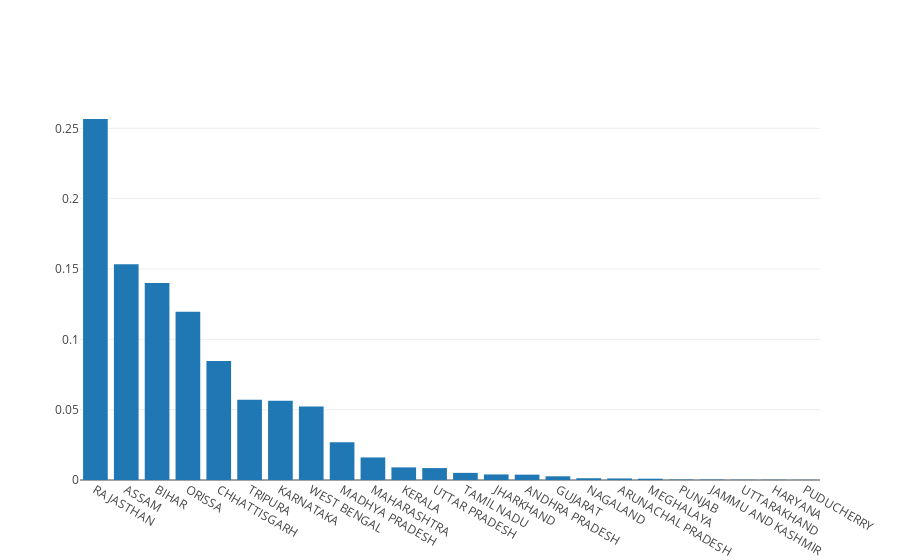

Notebook source saved alongside this figure:
### Code cell
iplot([Bar(x=all_states.keys(), y=all_states)])

### Figure 1 — Plotly figure (JSON) as saved in the notebook; plotly's stock layout.template omitted (floating-point values rounded to 4 significant figures)
{"data": [{"type": "bar", "x": ["RAJASTHAN", "ASSAM", "BIHAR", "ORISSA", "CHHATTISGARH", "TRIPURA", "KARNATAKA", "WEST BENGAL", "MADHYA PRADESH", "MAHARASHTRA", "KERALA", "UTTAR PRADESH", "TAMIL NADU", "JHARKHAND", "ANDHRA PRADESH", "GUJARAT", "NAGALAND", "ARUNACHAL PRADESH", "MEGHALAYA", "PUNJAB", "JAMMU AND KASHMIR", "UTTARAKHAND", "HARYANA", "PUDUCHERRY"], "y": [0.2566, 0.1534, 0.14, 0.1197, 0.08463, 0.05698, 0.0564, 0.0523, 0.02678, 0.01604, 0.008967, 0.008468, 0.005069, 0.003955, 0.003802, 0.002631, 0.001248, 0.001104, 0.0009313, 0.0003168, 0.000288, 0.0001632, 0.0001632, 8.641e-05]}], "layout": {}}
